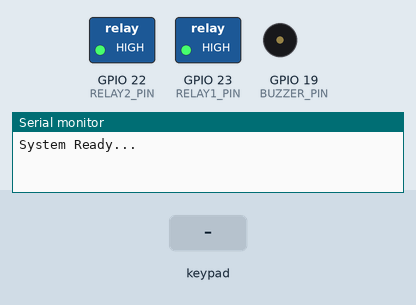
This sketch was run on a simulated ESP32. Shown: switched loads named in the sketch (green lamp = pin HIGH), buzzer (waves = sounding), the last lines printed to the serial monitor. The inputs (shaded band) are chosen by the test bench.

Above: at 1.2 s.
1.3 s: keypad keys 1 2 3 4 pressed 0.4 s apart
At 2.8 s:
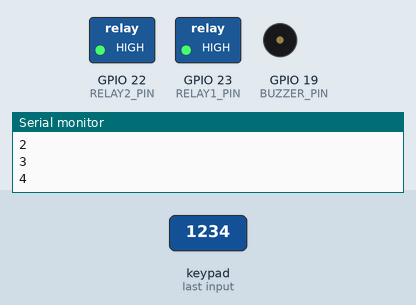
4.4 s: key '#' pressed
At 5.4 s:
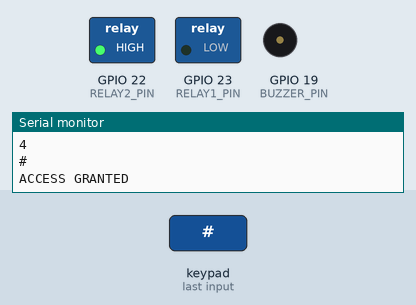
7.4 s: keypad keys 1 2 3 4 # pressed 0.4 s apart
At 10.24 s:
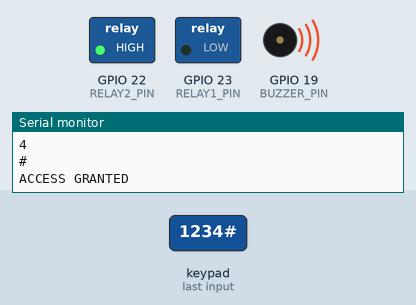
11.8 s: key 'A' pressed
14.8 s: key 'B' pressed
16.8 s: keypad keys 1 2 3 4 * pressed 0.4 s apart
At 18.45 s:
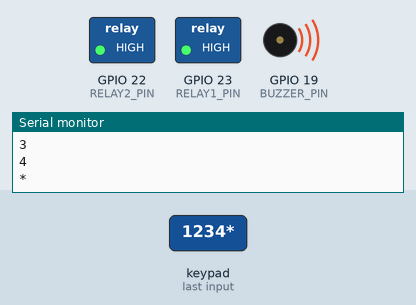
Timing chart, 0 to 20.0 s (numbered marks = the images above; inputs shaded):
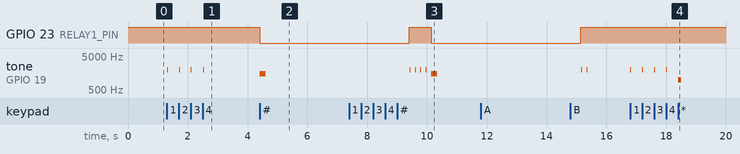

Measured:
- after the input at 1.3 s, tone on GPIO 19 (BUZZER_PIN): alternates 2000 Hz for 0.03 s and silent for 0.37 s, 8 changes in all, then stays silent, starting at once
- after the input at 4.4 s, GPIO 23 (RELAY1_PIN): HIGH → LOW at once; tone on GPIO 19 (BUZZER_PIN): silent → 1500 Hz at once, → silent 0.20 s later
- after the input at 7.4 s, tone on GPIO 19 (BUZZER_PIN): plays 2000 Hz for 0.03 s, 2000 Hz for 0.03 s, 2000 Hz for 0.03 s, 2000 Hz for 0.03 s, 1500 Hz for 0.20 s, starting after 2.0 s
- after the input at 11.8 s, every drawn part: stays the same
- after the input at 16.8 s, tone on GPIO 19 (BUZZER_PIN): plays 2000 Hz for 0.03 s, 2000 Hz for 0.03 s, 2000 Hz for 0.03 s, 2000 Hz for 0.03 s, 1000 Hz for 0.10 s, starting at once

The sketch:

door.ino
```cpp
#include <Keypad.h>

// Relay pins
#define RELAY1_PIN 23   // Solenoid lock relay
#define RELAY2_PIN 22   // Extra relay (optional)
#define BUZZER_PIN 19   // Buzzer

// Keypad setup 4x4
const byte ROWS = 4;
const byte COLS = 4;

char keys[ROWS][COLS] = {
  {'1','2','3','A'},
  {'4','5','6','B'},
  {'7','8','9','C'},
  {'*','0','#','D'}
};

// Keypad pin connections to ESP32
byte rowPins[ROWS] = {32, 33, 25, 26};
byte colPins[COLS] = {27, 14, 12, 13};

// Create keypad object
Keypad keypad = Keypad(makeKeymap(keys), rowPins, colPins, ROWS, COLS);

// Password
String password = "1234";
String input = "";

void setup() {
  Serial.begin(115200);

  pinMode(RELAY1_PIN, OUTPUT);
  pinMode(RELAY2_PIN, OUTPUT);
  pinMode(BUZZER_PIN, OUTPUT);

  // Both relays OFF initially (HIGH = off for active-low relays)
  digitalWrite(RELAY1_PIN, HIGH);
  digitalWrite(RELAY2_PIN, HIGH);

  Serial.println("System Ready...");
}

void loop() {
  char key = keypad.getKey();

  if (key) {
    Serial.println(key);

    // When user presses ENTER (#)
    if (key == '#') {
      if (input == password) {
        unlockDoor();
      } else {
        wrongPass();
      }
      input = "";  // Clear after enter
    }

    // CLEAR password (*)
    else if (key == '*') {
      input = "";
      tone(BUZZER_PIN, 1000, 100);
    }

    // Add character to input
    else {
      input += key;
      tone(BUZZER_PIN, 2000, 30);
    }
  }
}

// =========================
// UNLOCK FUNCTION
// =========================
void unlockDoor() {
  Serial.println("ACCESS GRANTED");
  tone(BUZZER_PIN, 1500, 200);

  // Unlock solenoid (relay ON → LOW)
  digitalWrite(RELAY1_PIN, LOW);
  delay(5000);  // Keep unlocked 5 seconds

  // Lock again
  digitalWrite(RELAY1_PIN, HIGH);
  Serial.println("DOOR LOCKED");
}

// =========================
// WRONG PASSWORD
// =========================
void wrongPass() {
  Serial.println("ACCESS DENIED");
  for (int i = 0; i < 3; i++) {
    tone(BUZZER_PIN, 400, 200);
    delay(200);
  }
}
```
